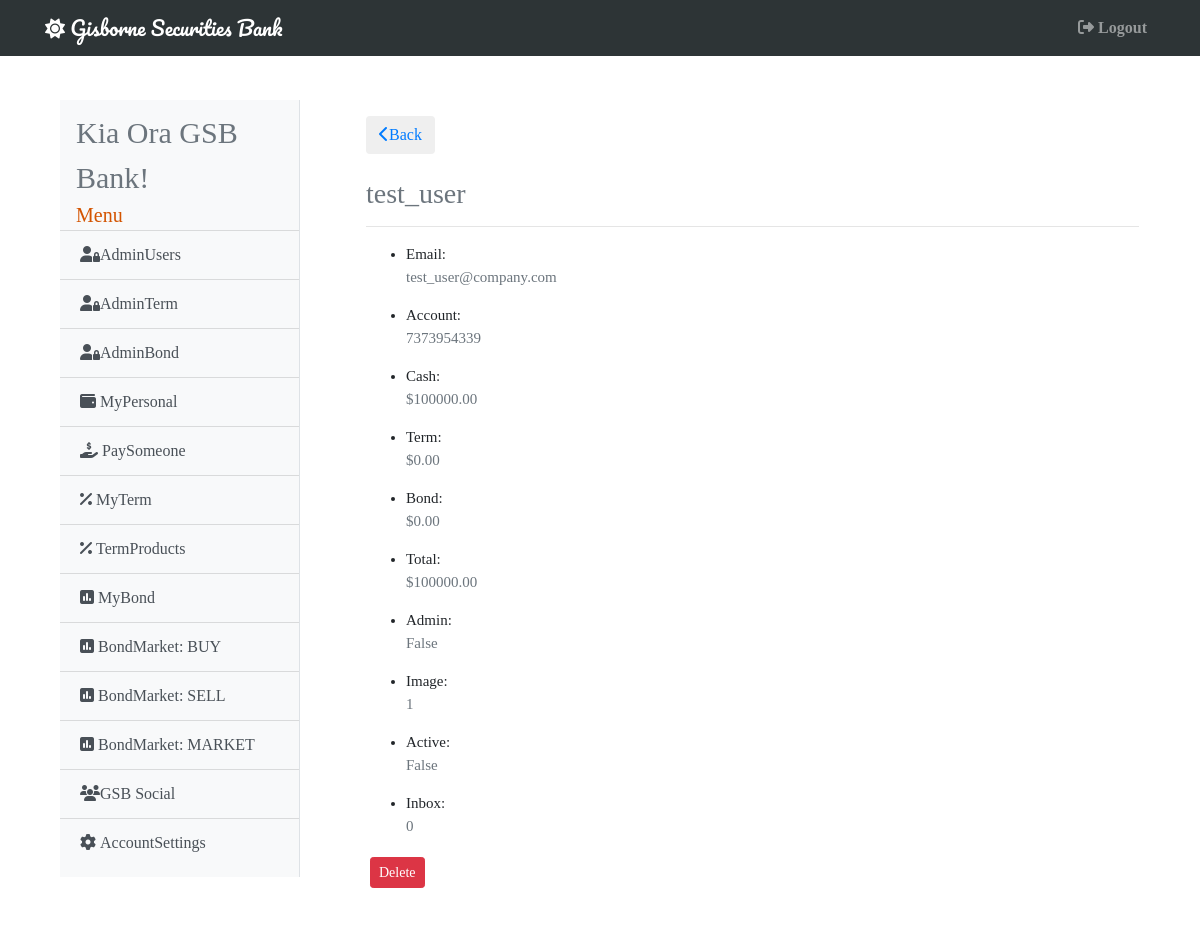
Screenshot of /user/2 (signed in) with the database file from the repository.
### gsb/models.py (models this page shows, shortened)
class User(db.Model, UserMixin):
    id = db.Column(db.Integer, primary_key=True)
    username = db.Column(db.String(20), unique=True, nullable=False)
    email = db.Column(db.String(120), unique=True, nullable=False)
    password = db.Column(db.String(60), nullable=False)
    account = db.Column(db.BigInteger, unique=True, nullable=False)
    cash = db.Column(db.Numeric(20, 2), nullable=False)
    admin =  db.Column(db.Boolean, default=False, nullable=False)
    active =  db.Column(db.Boolean, default=False, nullable=False)
    market =  db.Column(db.Boolean, default=False, nullable=False)
    image = db.Column(db.Integer, default=1, nullable=False)
    inbox = db.Column(db.Integer, default=0, nullable=False)
    term = db.Column(db.Numeric(20, 2), nullable=False)
    bond = db.Column(db.Numeric(20, 2), nullable=False)
    total = db.Column(db.Numeric(20, 2), nullable=False)
    terms = db.relationship('Term', secondary="terms")
    bonds = db.relationship('Bond', secondary="bonds")
    buys = db.relationship('Bond', secondary="buys")
    sells = db.relationship('Bond', secondary="sells")
    receives = db.relationship('Receives', lazy='dynamic', backref='receiver')
    sends = db.relationship('Sends', lazy='dynamic', backref='sender')
    posts = db.relationship('Statuses', lazy='dynamic', backref='poster')
    messages = db.relationship('Messages', lazy='dynamic', backref='messager')

### gsb/admin/routes.py (the view)
@admin.route('/user/<int:user_id>')
def user(user_id):
    if current_user.admin != True:
        abort(403)
    user = User.query.get_or_404(user_id)
    return render_template('admin/user.html', title=user.id, user=user)

### gsb/models.py (called while the page is built)
@login_manager.user_loader
def load_user(user_id):
    return User.query.get(int(user_id))

### gsb/templates/admin/user.html (shortened to what this page needs)
{% extends 'base.html' %}
{% block content %}
<div class="card-body shadow-lg p-3 mb-5 bg-white rounded" style="font-size: 15px;">
    <button class="btn">
        <a href="{{ url_for('admin.admin_users') }}"><i class="fas fa-chevron-left"></i>Back</a>
    </button>
    <br>
    <br>
        <h3 class="text-muted">{{ user.username }}</h3>
        <hr>
            <ul>
                <li>Email: <p class="text-muted">{{ user.email }}</p></li>
                <li>Account: <p class="text-muted">{{ user.account }}</p></li>
                <li>Cash: <p class="text-muted">${{ user.cash }}</p></li>
                <li>Term: <p class="text-muted">${{ user.term }}</p></li>
                <li>Bond: <p class="text-muted">${{ user.bond }}</p></li>
                <li>Total: <p class="text-muted">${{ user.total }}</p></li>
                <li>Admin: <p class="text-muted">{{ user.admin }}</p></li>
                <li>Image: <p class="text-muted">{{ user.image }}</p></li>
                <li>Active: <p class="text-muted">{{ user.active }}</p></li>
                <li>Inbox: <p class="text-muted">{{ user.inbox }}</p></li>
            </ul>
            <div>
                    <button type="button" class="btn btn-danger btn-sm m-1" data-toggle="modal" data-target="#deleteModal">Delete</button>
            </div>
</div>
{% endblock %}

### gsb/templates/base.html (shortened to what this page needs)
<!DOCTYPE html>
<html>
<head>
    <link rel="stylesheet" href="https://maxcdn.bootstrapcdn.com/bootstrap/4.0.0/css/bootstrap.min.css">
</head>
{% if current_user.image == 1 %}
  <body style="background-image: url('https://upload.wikimedia.org/wikipedia/commons/4/4f/Gisborne_NZ_Sunrise_Waikanae_Beach.jpg');
              background-size: cover; font-family: 'Noto+Serif+SC', 'sans-serif';">
{% elif current_user.image == 2 %}
  <body style="background-image: url('https://upload.wikimedia.org/wikipedia/commons/f/fc/Gladstone_Road_in_Gisborne_02.jpg');
              background-size: cover; font-family: 'Noto+Serif+SC', 'sans-serif';">
{% elif current_user.image == 3 %}
  <body style="background-image: url('https://upload.wikimedia.org/wikipedia/commons/c/cb/Railway_Bridge_over_Turanganui_River%2C_Gisborne.jpg');
              background-size: cover; font-family: 'Noto+Serif+SC', 'sans-serif';">
{% endif %}
  <header class="site-header">
    {% if current_user.admin == True %}
      <nav class="navbar navbar-expand-md navbar-dark bg-steel fixed-top" style="max-width: vw100; background-color: #2d3436;">
    {% else %}
      <nav class="navbar navbar-expand-md navbar-dark bg-steel fixed-top" style="max-width: vw100; background-color: #d35400;">
    {% endif %}
      <div class="container">
        <a class="navbar-brand" style="font-family: 'Pacifico', 'sans-serif';" href="/"><i class="fas fa-sun"></i> Gisborne Securities Bank</a>
          <div class="navbar-nav">
            <a class="nav-item nav-link" href="{{ url_for('main.logout') }}"><b><i class="fas fa-sign-out-alt mr-1"></i>Logout</b></a>
          </div>
        </div>
    </nav>
  </header>
    <main role="main" class="container">
      <div class="row">
        <div class="col-md-3" style="padding-top: 100px; padding-left: 30px; padding-bottom: 30px;">
          <div class="bg-light border-right" id="sidebar-wrapper" style="padding-block: 10px;">
            <div class="sidebar-heading ml-3 text-muted" style="font-size: 30px;">Kia Ora {{ current_user.username }}!</div>
            <div class="sidebar-heading ml-3" style="font-size: 20px; color: #d35400;">Menu</div>
            <div class="list-group list-group-flush">
            {% if current_user.admin == True %}
              <a href="{{ url_for('admin.admin_users') }}" class="list-group-item list-group-item-action bg-light"><i class="fas fa-user-lock"></i>AdminUsers</a>
              <a href="{{ url_for('admin.admin_term') }}" class="list-group-item list-group-item-action bg-light"><i class="fas fa-user-lock"></i>AdminTerm</a>
              <a href="{{ url_for('admin.admin_bond') }}" class="list-group-item list-group-item-action bg-light"><i class="fas fa-user-lock"></i>AdminBond</a>
            {% endif %}
              <a href="{{ url_for('main.my_personal') }}" class="list-group-item list-group-item-action bg-light"><i class="fas fa-wallet mr-1"></i>MyPersonal</a>
              <a href="{{ url_for('main.pay_someone') }}" class="list-group-item list-group-item-action bg-light"><i class="fas fa-hand-holding-usd mr-1"></i>PaySomeone</a>
              <a href="{{ url_for('term.my_term')}}" class="list-group-item list-group-item-action bg-light"><i class="fas fa-percent mr-1"></i>MyTerm</a>
              <a href="{{ url_for('term.term_products') }}" class="list-group-item list-group-item-action bg-light"><i class="fas fa-percent mr-1"></i>TermProducts</a>
              <a href="{{ url_for('bond.my_bond') }}" class="list-group-item list-group-item-action bg-light"><i class="fas fa-poll mr-1"></i>MyBond</a>
              <a href="{{ url_for('bond.buy_bond') }}" class="list-group-item list-group-item-action bg-light"><i class="fas fa-poll mr-1"></i>BondMarket: BUY</a>
              <a href="{{ url_for('bond.sell_bond') }}" class="list-group-item list-group-item-action bg-light"><i class="fas fa-poll mr-1"></i>BondMarket: SELL</a>
              <a href="{{ url_for('bond.bond_market') }}" class="list-group-item list-group-item-action bg-light"><i class="fas fa-poll mr-1"></i>BondMarket: MARKET</a>
              <a href="{{ url_for('main.gsb_social')}}" class="list-group-item list-group-item-action bg-light"><i class="fas fa-users"></i>GSB Social</a>
              <a href="{{ url_for('main.account_settings') }}" class="list-group-item list-group-item-action bg-light"><i class="fas fa-cog mr-1"></i>AccountSettings</a>
            </div>
          </div>
        </div>
        <div class="col-md-9" style="padding-top: 100px; padding-left: 35px;">
          {% block content %}{% endblock %}
        </div>
        </div>
    </main>
</body>
</html>

### rows the page displays
User: username "GSB Bank"
User: username "test_user", email "test_user@company.com", account "7373954339", cash "100000.00", term "0.00", bond "0.00", total "100000.00", admin "False", image "1", active "False", inbox "0"
